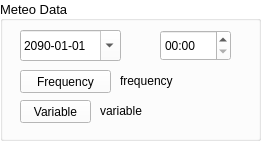
   <widget class="QGroupBox" name="groupBoxVariable">
    <property name="geometry">
     <rect>
      <x>0</x>
      <y>20</y>
      <width>261</width>
      <height>141</height>
     </rect>
    </property>
    <property name="palette">
     <palette>
      <active>
       <colorrole role="WindowText">
        <brush brushstyle="SolidPattern">
         <color alpha="255">
          <red>0</red>
          <green>0</green>
          <blue>0</blue>
         </color>
        </brush>
       </colorrole>
       <colorrole role="Button">
        <brush brushstyle="SolidPattern">
         <color alpha="255">
          <red>255</red>
          <green>255</green>
          <blue>255</blue>
         </color>
        </brush>
       </colorrole>
       <colorrole role="Light">
        <brush brushstyle="SolidPattern">
         <color alpha="255">
          <red>255</red>
          <green>255</green>
          <blue>255</blue>
         </color>
        </brush>
       </colorrole>
       <colorrole role="Midlight">
        <brush brushstyle="SolidPattern">
         <color alpha="255">
          <red>255</red>
          <green>255</green>
          <blue>255</blue>
         </color>
        </brush>
       </colorrole>
       <colorrole role="Dark">
        <brush brushstyle="SolidPattern">
         <color alpha="255">
          <red>127</red>
          <green>127</green>
          <blue>127</blue>
         </color>
        </brush>
       </colorrole>
       <colorrole role="Mid">
        <brush brushstyle="SolidPattern">
         <color alpha="255">
          <red>170</red>
          <green>170</green>
          <blue>170</blue>
         </color>
        </brush>
       </colorrole>
       <colorrole role="Text">
        <brush brushstyle="SolidPattern">
         <color alpha="255">
          <red>0</red>
          <green>0</green>
          <blue>0</blue>
         </color>
        </brush>
       </colorrole>
       <colorrole role="BrightText">
        <brush brushstyle="SolidPattern">
         <color alpha="255">
          <red>255</red>
          <green>255</green>
          <blue>255</blue>
         </color>
        </brush>
       </colorrole>
       <colorrole role="ButtonText">
        <brush brushstyle="SolidPattern">
         <color alpha="255">
          <red>0</red>
          <green>0</green>
          <blue>0</blue>
         </color>
        </brush>
       </colorrole>
       <colorrole role="Base">
        <brush brushstyle="SolidPattern">
         <color alpha="255">
          <red>255</red>
          <green>255</green>
          <blue>255</blue>
         </color>
        </brush>
       </colorrole>
       <colorrole role="Window">
        <brush brushstyle="SolidPattern">
         <color alpha="255">
          <red>255</red>
          <green>255</green>
          <blue>255</blue>
         </color>
        </brush>
       </colorrole>
       <colorrole role="Shadow">
        <brush brushstyle="SolidPattern">
         <color alpha="255">
          <red>0</red>
          <green>0</green>
          <blue>0</blue>
         </color>
        </brush>
       </colorrole>
       <colorrole role="AlternateBase">
        <brush brushstyle="SolidPattern">
         <color alpha="255">
          <red>255</red>
          <green>255</green>
          <blue>255</blue>
         </color>
        </brush>
       </colorrole>
       <colorrole role="ToolTipBase">
        <brush brushstyle="SolidPattern">
         <color alpha="255">
          <red>255</red>
          <green>255</green>
          <blue>220</blue>
         </color>
        </brush>
       </colorrole>
       <colorrole role="ToolTipText">
        <brush brushstyle="SolidPattern">
         <color alpha="255">
          <red>0</red>
          <green>0</green>
          <blue>0</blue>
         </color>
        </brush>
       </colorrole>
       <colorrole role="PlaceholderText">
        <brush brushstyle="NoBrush">
         <color alpha="128">
          <red>0</red>
          <green>0</green>
          <blue>0</blue>
         </color>
        </brush>
       </colorrole>
      </active>
      <inactive>
       <colorrole role="WindowText">
        <brush brushstyle="SolidPattern">
         <color alpha="255">
          <red>0</red>
          <green>0</green>
          <blue>0</blue>
         </color>
        </brush>
       </colorrole>
       <colorrole role="Button">
        <brush brushstyle="SolidPattern">
         <color alpha="255">
          <red>255</red>
          <green>255</green>
          <blue>255</blue>
         </color>
        </brush>
       </colorrole>
       <colorrole role="Light">
        <brush brushstyle="SolidPattern">
         <color alpha="255">
          <red>255</red>
          <green>255</green>
          <blue>255</blue>
         </color>
        </brush>
       </colorrole>
       <colorrole role="Midlight">
        <brush brushstyle="SolidPattern">
         <color alpha="255">
          <red>255</red>
          <green>255</green>
          <blue>255</blue>
         </color>
        </brush>
       </colorrole>
       <colorrole role="Dark">
        <brush brushstyle="SolidPattern">
         <color alpha="255">
          <red>127</red>
          <green>127</green>
          <blue>127</blue>
         </color>
        </brush>
       </colorrole>
       <colorrole role="Mid">
        <brush brushstyle="SolidPattern">
         <color alpha="255">
          <red>170</red>
          <green>170</green>
          <blue>170</blue>
         </color>
        </brush>
       </colorrole>
       <colorrole role="Text">
        <brush brushstyle="SolidPattern">
         <color alpha="255">
          <red>0</red>
          <green>0</green>
          <blue>0</blue>
         </color>
        </brush>
       </colorrole>
       <colorrole role="BrightText">
        <brush brushstyle="SolidPattern">
         <color alpha="255">
          <red>255</red>
          <green>255</green>
          <blue>255</blue>
         </color>
        </brush>
       </colorrole>
       <colorrole role="ButtonText">
        <brush brushstyle="SolidPattern">
         <color alpha="255">
          <red>0</red>
          <green>0</green>
          <blue>0</blue>
         </color>
        </brush>
       </colorrole>
       <colorrole role="Base">
        <brush brushstyle="SolidPattern">
         <color alpha="255">
          <red>255</red>
          <green>255</green>
          <blue>255</blue>
         </color>
        </brush>
       </colorrole>
       <colorrole role="Window">
        <brush brushstyle="SolidPattern">
         <color alpha="255">
          <red>255</red>
          <green>255</green>
          <blue>255</blue>
         </color>
        </brush>
       </colorrole>
       <colorrole role="Shadow">
        <brush brushstyle="SolidPattern">
         <color alpha="255">
          <red>0</red>
          <green>0</green>
          <blue>0</blue>
         </color>
        </brush>
       </colorrole>
       <colorrole role="AlternateBase">
        <brush brushstyle="SolidPattern">
         <color alpha="255">
          <red>255</red>
          <green>255</green>
          <blue>255</blue>
         </color>
        </brush>
       </colorrole>
       <colorrole role="ToolTipBase">
        <brush brushstyle="SolidPattern">
         <color alpha="255">
          <red>255</red>
          <green>255</green>
          <blue>220</blue>
         </color>
        </brush>
       </colorrole>
       <colorrole role="ToolTipText">
        <brush brushstyle="SolidPattern">
         <color alpha="255">
          <red>0</red>
          <green>0</green>
          <blue>0</blue>
         </color>
        </brush>
       </colorrole>
       <colorrole role="PlaceholderText">
        <brush brushstyle="NoBrush">
         <color alpha="128">
          <red>0</red>
          <green>0</green>
          <blue>0</blue>
         </color>
        </brush>
       </colorrole>
      </inactive>
      <disabled>
       <colorrole role="WindowText">
        <brush brushstyle="SolidPattern">
         <color alpha="255">
          <red>127</red>
          <green>127</green>
          <blue>127</blue>
         </color>
        </brush>
       </colorrole>
       <colorrole role="Button">
        <brush brushstyle="SolidPattern">
         <color alpha="255">
          <red>255</red>
          <green>255</green>
          <blue>255</blue>
         </color>
        </brush>
       </colorrole>
       <colorrole role="Light">
        <brush brushstyle="SolidPattern">
         <color alpha="255">
          <red>255</red>
          <green>255</green>
          <blue>255</blue>
         </color>
        </brush>
       </colorrole>
       <colorrole role="Midlight">
        <brush brushstyle="SolidPattern">
         <color alpha="255">
          <red>255</red>
          <green>255</green>
          <blue>255</blue>
         </color>
        </brush>
       </colorrole>
       <colorrole role="Dark">
        <brush brushstyle="SolidPattern">
         <color alpha="255">
          <red>127</red>
          <green>127</green>
          <blue>127</blue>
         </color>
        </brush>
       </colorrole>
       <colorrole role="Mid">
        <brush brushstyle="SolidPattern">
         <color alpha="255">
          <red>170</red>
          <green>170</green>
          <blue>170</blue>
         </color>
        </brush>
       </colorrole>
       <colorrole role="Text">
        <brush brushstyle="SolidPattern">
         <color alpha="255">
          <red>127</red>
          <green>127</green>
          <blue>127</blue>
         </color>
        </brush>
       </colorrole>
       <colorrole role="BrightText">
        <brush brushstyle="SolidPattern">
         <color alpha="255">
          <red>255</red>
          <green>255</green>
          <blue>255</blue>
         </color>
        </brush>
       </colorrole>
       <colorrole role="ButtonText">
        <brush brushstyle="SolidPattern">
         <color alpha="255">
          <red>127</red>
          <green>127</green>
          <blue>127</blue>
         </color>
        </brush>
       </colorrole>
       <colorrole role="Base">
        <brush brushstyle="SolidPattern">
         <color alpha="255">
          <red>255</red>
          <green>255</green>
          <blue>255</blue>
         </color>
        </brush>
       </colorrole>
       <colorrole role="Window">
        <brush brushstyle="SolidPattern">
         <color alpha="255">
          <red>255</red>
          <green>255</green>
          <blue>255</blue>
         </color>
        </brush>
       </colorrole>
       <colorrole role="Shadow">
        <brush brushstyle="SolidPattern">
         <color alpha="255">
          <red>0</red>
          <green>0</green>
          <blue>0</blue>
         </color>
        </brush>
       </colorrole>
       <colorrole role="AlternateBase">
        <brush brushstyle="SolidPattern">
         <color alpha="255">
          <red>255</red>
          <green>255</green>
          <blue>255</blue>
         </color>
        </brush>
       </colorrole>
       <colorrole role="ToolTipBase">
        <brush brushstyle="SolidPattern">
         <color alpha="255">
          <red>255</red>
          <green>255</green>
          <blue>220</blue>
         </color>
        </brush>
       </colorrole>
       <colorrole role="ToolTipText">
        <brush brushstyle="SolidPattern">
         <color alpha="255">
          <red>0</red>
          <green>0</green>
          <blue>0</blue>
         </color>
        </brush>
       </colorrole>
       <colorrole role="PlaceholderText">
        <brush brushstyle="NoBrush">
         <color alpha="128">
          <red>0</red>
          <green>0</green>
          <blue>0</blue>
         </color>
        </brush>
       </colorrole>
      </disabled>
     </palette>
    </property>
    <property name="font">
     <font>
      <pointsize>10</pointsize>
      <weight>50</weight>
      <bold>false</bold>
     </font>
    </property>
    <property name="autoFillBackground">
     <bool>true</bool>
    </property>
    <property name="title">
     <string notr="true">Meteo Data</string>
    </property>
    <property name="alignment">
     <set>Qt::AlignLeading|Qt::AlignLeft|Qt::AlignVCenter</set>
    </property>
    <widget class="QLabel" name="labelVariable">
     <property name="geometry">
      <rect>
       <x>100</x>
       <y>100</y>
       <width>151</width>
       <height>21</height>
      </rect>
     </property>
     <property name="palette">
      <palette>
       <active>
        <colorrole role="WindowText">
         <brush brushstyle="SolidPattern">
          <color alpha="255">
           <red>0</red>
           <green>0</green>
           <blue>0</blue>
          </color>
         </brush>
        </colorrole>
       </active>
       <inactive>
        <colorrole role="WindowText">
         <brush brushstyle="SolidPattern">
          <color alpha="255">
           <red>0</red>
           <green>0</green>
           <blue>0</blue>
          </color>
         </brush>
        </colorrole>
       </inactive>
       <disabled>
        <colorrole role="WindowText">
         <brush brushstyle="SolidPattern">
          <color alpha="255">
           <red>127</red>
           <green>127</green>
           <blue>127</blue>
          </color>
         </brush>
        </colorrole>
       </disabled>
      </palette>
     </property>
     <property name="font">
      <font>
       <pointsize>9</pointsize>
      </font>
     </property>
     <property name="text">
      <string>variable</string>
     </property>
    </widget>
    <widget class="QLabel" name="labelFrequency">
     <property name="geometry">
      <rect>
       <x>120</x>
       <y>70</y>
       <width>131</width>
       <height>21</height>
      </rect>
     </property>
     <property name="font">
      <font>
       <pointsize>9</pointsize>
      </font>
     </property>
     <property name="text">
      <string>frequency</string>
     </property>
    </widget>
    <widget class="QDateEdit" name="dateEdit">
     <property name="geometry">
      <rect>
       <x>20</x>
       <y>30</y>
       <width>101</width>
       <height>31</height>
      </rect>
     </property>
     <property name="palette">
      <palette>
       <active>
        <colorrole role="Text">
         <brush brushstyle="SolidPattern">
          <color alpha="255">
           <red>0</red>
           <green>0</green>
           <blue>0</blue>
          </color>
         </brush>
        </colorrole>
        <colorrole role="PlaceholderText">
         <brush brushstyle="NoBrush">
          <color alpha="128">
           <red>0</red>
           <green>0</green>
           <blue>0</blue>
          </color>
         </brush>
        </colorrole>
       </active>
       <inactive>
        <colorrole role="Text">
         <brush brushstyle="SolidPattern">
          <color alpha="255">
           <red>0</red>
           <green>0</green>
           <blue>0</blue>
          </color>
         </brush>
        </colorrole>
        <colorrole role="PlaceholderText">
         <brush brushstyle="NoBrush">
          <color alpha="128">
           <red>0</red>
           <green>0</green>
           <blue>0</blue>
          </color>
         </brush>
        </colorrole>
       </inactive>
       <disabled>
        <colorrole role="Text">
         <brush brushstyle="SolidPattern">
          <color alpha="255">
           <red>127</red>
           <green>127</green>
           <blue>127</blue>
          </color>
         </brush>
        </colorrole>
        <colorrole role="PlaceholderText">
         <brush brushstyle="NoBrush">
          <color alpha="128">
           <red>0</red>
           <green>0</green>
           <blue>0</blue>
          </color>
         </brush>
        </colorrole>
       </disabled>
      </palette>
     </property>
     <property name="font">
      <font>
       <pointsize>9</pointsize>
      </font>
     </property>
     <property name="dateTime">
      <datetime>
       <hour>0</hour>
       <minute>0</minute>
       <second>0</second>
       <year>2090</year>
       <month>1</month>
       <day>1</day>
      </datetime>
     </property>
     <property name="maximumDateTime">
      <datetime>
       <hour>23</hour>
       <minute>59</minute>
       <second>59</second>
       <year>7999</year>
       <month>12</month>
       <day>31</day>
      </datetime>
     </property>
     <property name="minimumDateTime">
      <datetime>
       <hour>0</hour>
       <minute>0</minute>
       <second>0</second>
       <year>1752</year>
       <month>10</month>
       <day>14</day>
      </datetime>
     </property>
     <property name="maximumDate">
      <date>
       <year>7999</year>
       <month>12</month>
       <day>31</day>
      </date>
     </property>
     <property name="currentSection">
      <enum>QDateTimeEdit::YearSection</enum>
     </property>
     <property name="displayFormat">
      <string>yyyy-MM-dd</string>
     </property>
     <property name="calendarPopup">
      <bool>true</bool>
     </property>
     <property name="date">
      <date>
       <year>2090</year>
       <month>1</month>
       <day>1</day>
      </date>
     </property>
    </widget>
    <widget class="QPushButton" name="frequencyButton">
     <property name="geometry">
      <rect>
       <x>20</x>
       <y>70</y>
       <width>91</width>
       <height>23</height>
      </rect>
     </property>
     <property name="font">
      <font>
       <pointsize>9</pointsize>
      </font>
     </property>
     <property name="text">
      <string>Frequency</string>
     </property>
    </widget>
    <widget class="QPushButton" name="variableButton">
     <property name="geometry">
      <rect>
       <x>20</x>
       <y>100</y>
       <width>71</width>
       <height>23</height>
      </rect>
     </property>
     <property name="font">
      <font>
       <pointsize>9</pointsize>
      </font>
     </property>
     <property name="text">
      <string>Variable</string>
     </property>
    </widget>
    <widget class="QTimeEdit" name="timeEdit">
     <property name="geometry">
      <rect>
       <x>160</x>
       <y>30</y>
       <width>71</width>
       <height>31</height>
      </rect>
     </property>
     <property name="palette">
      <palette>
       <active>
        <colorrole role="Text">
         <brush brushstyle="SolidPattern">
          <color alpha="255">
           <red>0</red>
           <green>0</green>
           <blue>0</blue>
          </color>
         </brush>
        </colorrole>
        <colorrole role="PlaceholderText">
         <brush brushstyle="NoBrush">
          <color alpha="128">
           <red>0</red>
           <green>0</green>
           <blue>0</blue>
          </color>
         </brush>
        </colorrole>
       </active>
       <inactive>
        <colorrole role="Text">
         <brush brushstyle="SolidPattern">
          <color alpha="255">
           <red>0</red>
           <green>0</green>
           <blue>0</blue>
          </color>
         </brush>
        </colorrole>
        <colorrole role="PlaceholderText">
         <brush brushstyle="NoBrush">
          <color alpha="128">
           <red>0</red>
           <green>0</green>
           <blue>0</blue>
          </color>
         </brush>
        </colorrole>
       </inactive>
       <disabled>
        <colorrole role="Text">
         <brush brushstyle="SolidPattern">
          <color alpha="255">
           <red>127</red>
           <green>127</green>
           <blue>127</blue>
          </color>
         </brush>
        </colorrole>
        <colorrole role="PlaceholderText">
         <brush brushstyle="NoBrush">
          <color alpha="128">
           <red>0</red>
           <green>0</green>
           <blue>0</blue>
          </color>
         </brush>
        </colorrole>
       </disabled>
      </palette>
     </property>
     <property name="font">
      <font>
       <pointsize>9</pointsize>
      </font>
     </property>
     <property name="maximumDate">
      <date>
       <year>2000</year>
       <month>1</month>
       <day>1</day>
      </date>
     </property>
     <property name="displayFormat">
      <string>HH:mm</string>
     </property>
    </widget>
   </widget>
